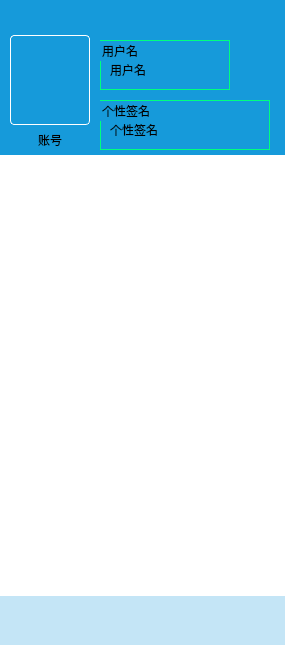
<?xml version="1.0" encoding="UTF-8"?>
<ui version="4.0">
 <class>UserInfo</class>
 <widget class="QWidget" name="UserInfo">
  <property name="geometry">
   <rect>
    <x>0</x>
    <y>0</y>
    <width>285</width>
    <height>645</height>
   </rect>
  </property>
  <property name="minimumSize">
   <size>
    <width>285</width>
    <height>645</height>
   </size>
  </property>
  <property name="maximumSize">
   <size>
    <width>285</width>
    <height>645</height>
   </size>
  </property>
  <property name="sizeIncrement">
   <size>
    <width>0</width>
    <height>0</height>
   </size>
  </property>
  <property name="windowTitle">
   <string>Form</string>
  </property>
  <property name="styleSheet">
   <string notr="true">/*全局样式表*/
QPushButton{
	border:noe;
}

/*指定样式表*/
QWidget#Top{	
	background-color:	rgb(22, 154, 218);
}

QWidget#Middle{
	background-color: rgb(255, 255, 255);
}

QWidget#Bottom{
	background-color: 	rgb(196, 229, 246);
}

QPushButton#reduce_Btn{
	image: url(:/new/icons/icons/becurrent/minus.png);
}

QPushButton#reduce_Btn:hover{
	background-color: rgb(217, 217, 217);
}

QPushButton#setup_Btn{
	image: url(:/new/icons/icons/becurrent/setting.png);
}

QPushButton#setup_Btn:hover{
	background-color: rgb(217, 217, 217);
}

QPushButton#addfriend_Btn{
	border:noe;
	image: url(:/new/icons/icons/becurrent/addfriend.png);
}

QPushButton#addfriend_Btn:hover{
	background-color: rgb(85, 255, 255);
}

QPushButton#clos_Btn{
	image: url(:/new/icons/icons/becurrent/close.png);
}

QPushButton#clos_Btn:hover{
	background-color: rgb(255, 0, 0);
}

QLabel#userHead_Lab{
	border-radius:4px;
	border:1px solid rgb(255, 255, 255);
}

QGroupBox#info_Box{
	border: 1px solid rgb(0, 255, 127);
}

QGroupBox#sign_Box{
	border: 1px solid rgb(0, 255, 127);
}

/*Bottom组件样式表*/
QLabel#friend_Lab{
	image: url(:/new/icons/icons/becurrent/qqicon_p_gray.png);
}

QLabel#group_Lab{
	image: url(:/new/icons/icons/becurrent/qqicon_q_gray.png);
}

QLabel#Ai_Lab{
	image: url(:/new/icons/icons/becurrent/Ai.png);
}

QLabel#friend_Lab:hover{
	image: url(:/new/icons/icons/becurrent/qqicon_p_blue.png);
}

QLabel#group_Lab:hover{
	image: url(:/new/icons/icons/becurrent/qqicon_q_blue.png);
}

QLabel#Ai_Lab:hover{
	image: url(:/new/icons/icons/becurrent/Ai2.png);
}

</string>
  </property>
  <layout class="QVBoxLayout" name="verticalLayout">
   <property name="spacing">
    <number>0</number>
   </property>
   <property name="leftMargin">
    <number>0</number>
   </property>
   <property name="topMargin">
    <number>0</number>
   </property>
   <property name="rightMargin">
    <number>0</number>
   </property>
   <property name="bottomMargin">
    <number>0</number>
   </property>
   <item>
    <widget class="QWidget" name="Top" native="true">
     <property name="minimumSize">
      <size>
       <width>285</width>
       <height>155</height>
      </size>
     </property>
     <property name="maximumSize">
      <size>
       <width>285</width>
       <height>155</height>
      </size>
     </property>
     <widget class="QPushButton" name="reduce_Btn">
      <property name="geometry">
       <rect>
        <x>243</x>
        <y>0</y>
        <width>20</width>
        <height>20</height>
       </rect>
      </property>
      <property name="minimumSize">
       <size>
        <width>20</width>
        <height>20</height>
       </size>
      </property>
      <property name="maximumSize">
       <size>
        <width>20</width>
        <height>20</height>
       </size>
      </property>
      <property name="text">
       <string/>
      </property>
     </widget>
     <widget class="QPushButton" name="clos_Btn">
      <property name="geometry">
       <rect>
        <x>265</x>
        <y>0</y>
        <width>20</width>
        <height>20</height>
       </rect>
      </property>
      <property name="minimumSize">
       <size>
        <width>20</width>
        <height>20</height>
       </size>
      </property>
      <property name="maximumSize">
       <size>
        <width>20</width>
        <height>20</height>
       </size>
      </property>
      <property name="text">
       <string/>
      </property>
     </widget>
     <widget class="QLabel" name="userHead_Lab">
      <property name="geometry">
       <rect>
        <x>10</x>
        <y>35</y>
        <width>80</width>
        <height>90</height>
       </rect>
      </property>
      <property name="minimumSize">
       <size>
        <width>80</width>
        <height>90</height>
       </size>
      </property>
      <property name="maximumSize">
       <size>
        <width>80</width>
        <height>90</height>
       </size>
      </property>
      <property name="text">
       <string/>
      </property>
      <property name="scaledContents">
       <bool>true</bool>
      </property>
     </widget>
     <widget class="QPushButton" name="setup_Btn">
      <property name="geometry">
       <rect>
        <x>220</x>
        <y>0</y>
        <width>20</width>
        <height>20</height>
       </rect>
      </property>
      <property name="minimumSize">
       <size>
        <width>20</width>
        <height>20</height>
       </size>
      </property>
      <property name="maximumSize">
       <size>
        <width>20</width>
        <height>20</height>
       </size>
      </property>
      <property name="text">
       <string/>
      </property>
     </widget>
     <widget class="QGroupBox" name="info_Box">
      <property name="geometry">
       <rect>
        <x>100</x>
        <y>40</y>
        <width>130</width>
        <height>50</height>
       </rect>
      </property>
      <property name="minimumSize">
       <size>
        <width>130</width>
        <height>50</height>
       </size>
      </property>
      <property name="maximumSize">
       <size>
        <width>130</width>
        <height>30</height>
       </size>
      </property>
      <property name="title">
       <string>用户名</string>
      </property>
      <widget class="QLabel" name="userName_Lab">
       <property name="geometry">
        <rect>
         <x>10</x>
         <y>20</y>
         <width>85</width>
         <height>20</height>
        </rect>
       </property>
       <property name="minimumSize">
        <size>
         <width>85</width>
         <height>20</height>
        </size>
       </property>
       <property name="maximumSize">
        <size>
         <width>85</width>
         <height>20</height>
        </size>
       </property>
       <property name="text">
        <string>用户名</string>
       </property>
      </widget>
     </widget>
     <widget class="QGroupBox" name="sign_Box">
      <property name="geometry">
       <rect>
        <x>100</x>
        <y>100</y>
        <width>170</width>
        <height>50</height>
       </rect>
      </property>
      <property name="minimumSize">
       <size>
        <width>170</width>
        <height>50</height>
       </size>
      </property>
      <property name="maximumSize">
       <size>
        <width>170</width>
        <height>30</height>
       </size>
      </property>
      <property name="title">
       <string>个性签名</string>
      </property>
      <widget class="QLabel" name="userSign_Lab">
       <property name="geometry">
        <rect>
         <x>10</x>
         <y>20</y>
         <width>150</width>
         <height>20</height>
        </rect>
       </property>
       <property name="minimumSize">
        <size>
         <width>150</width>
         <height>20</height>
        </size>
       </property>
       <property name="maximumSize">
        <size>
         <width>150</width>
         <height>20</height>
        </size>
       </property>
       <property name="text">
        <string>个性签名</string>
       </property>
      </widget>
     </widget>
     <widget class="QLabel" name="userNumber_Lab">
      <property name="geometry">
       <rect>
        <x>10</x>
        <y>130</y>
        <width>80</width>
        <height>20</height>
       </rect>
      </property>
      <property name="minimumSize">
       <size>
        <width>80</width>
        <height>20</height>
       </size>
      </property>
      <property name="maximumSize">
       <size>
        <width>80</width>
        <height>20</height>
       </size>
      </property>
      <property name="text">
       <string>账号</string>
      </property>
      <property name="alignment">
       <set>Qt::AlignCenter</set>
      </property>
     </widget>
     <widget class="QPushButton" name="addfriend_Btn">
      <property name="geometry">
       <rect>
        <x>240</x>
        <y>60</y>
        <width>30</width>
        <height>30</height>
       </rect>
      </property>
      <property name="minimumSize">
       <size>
        <width>30</width>
        <height>30</height>
       </size>
      </property>
      <property name="maximumSize">
       <size>
        <width>30</width>
        <height>30</height>
       </size>
      </property>
      <property name="text">
       <string/>
      </property>
     </widget>
     <widget class="QLabel" name="label_2">
      <property name="geometry">
       <rect>
        <x>265</x>
        <y>50</y>
        <width>15</width>
        <height>15</height>
       </rect>
      </property>
      <property name="minimumSize">
       <size>
        <width>15</width>
        <height>15</height>
       </size>
      </property>
      <property name="maximumSize">
       <size>
        <width>15</width>
        <height>15</height>
       </size>
      </property>
      <property name="text">
       <string/>
      </property>
      <property name="scaledContents">
       <bool>false</bool>
      </property>
     </widget>
    </widget>
   </item>
   <item>
    <widget class="QWidget" name="Middle" native="true">
     <property name="minimumSize">
      <size>
       <width>285</width>
       <height>441</height>
      </size>
     </property>
     <property name="maximumSize">
      <size>
       <width>285</width>
       <height>441</height>
      </size>
     </property>
    </widget>
   </item>
   <item>
    <widget class="QWidget" name="Bottom" native="true">
     <property name="minimumSize">
      <size>
       <width>285</width>
       <height>49</height>
      </size>
     </property>
     <property name="maximumSize">
      <size>
       <width>285</width>
       <height>49</height>
      </size>
     </property>
     <widget class="QLabel" name="friend_Lab">
      <property name="geometry">
       <rect>
        <x>18</x>
        <y>9</y>
        <width>30</width>
        <height>30</height>
       </rect>
      </property>
      <property name="minimumSize">
       <size>
        <width>30</width>
        <height>30</height>
       </size>
      </property>
      <property name="maximumSize">
       <size>
        <width>30</width>
        <height>30</height>
       </size>
      </property>
      <property name="text">
       <string/>
      </property>
      <property name="scaledContents">
       <bool>true</bool>
      </property>
     </widget>
     <widget class="QLabel" name="group_Lab">
      <property name="geometry">
       <rect>
        <x>125</x>
        <y>9</y>
        <width>30</width>
        <height>30</height>
       </rect>
      </property>
      <property name="minimumSize">
       <size>
        <width>30</width>
        <height>30</height>
       </size>
      </property>
      <property name="maximumSize">
       <size>
        <width>30</width>
        <height>30</height>
       </size>
      </property>
      <property name="text">
       <string/>
      </property>
      <property name="scaledContents">
       <bool>true</bool>
      </property>
     </widget>
     <widget class="QLabel" name="Ai_Lab">
      <property name="geometry">
       <rect>
        <x>232</x>
        <y>9</y>
        <width>30</width>
        <height>30</height>
       </rect>
      </property>
      <property name="minimumSize">
       <size>
        <width>30</width>
        <height>30</height>
       </size>
      </property>
      <property name="maximumSize">
       <size>
        <width>30</width>
        <height>30</height>
       </size>
      </property>
      <property name="text">
       <string/>
      </property>
      <property name="scaledContents">
       <bool>true</bool>
      </property>
     </widget>
    </widget>
   </item>
  </layout>
 </widget>
 <resources/>
 <connections/>
</ui>
